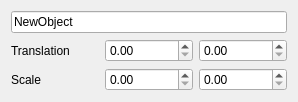
<?xml version="1.0" encoding="UTF-8"?>
<ui version="4.0">
 <class>Transform</class>
 <widget class="QWidget" name="Transform">
  <property name="geometry">
   <rect>
    <x>0</x>
    <y>0</y>
    <width>298</width>
    <height>100</height>
   </rect>
  </property>
  <property name="windowTitle">
   <string>Form</string>
  </property>
  <layout class="QGridLayout" name="gridLayout">
   <item row="1" column="1">
    <widget class="QDoubleSpinBox" name="translationX">
     <property name="maximum">
      <double>9999.000000000000000</double>
     </property>
    </widget>
   </item>
   <item row="1" column="2">
    <widget class="QDoubleSpinBox" name="translationY">
     <property name="maximum">
      <double>9999.000000000000000</double>
     </property>
    </widget>
   </item>
   <item row="2" column="0">
    <widget class="QLabel" name="Scalelabel">
     <property name="text">
      <string>Scale</string>
     </property>
    </widget>
   </item>
   <item row="2" column="1">
    <widget class="QDoubleSpinBox" name="scaleX">
     <property name="maximum">
      <double>9999.000000000000000</double>
     </property>
    </widget>
   </item>
   <item row="1" column="0">
    <widget class="QLabel" name="Translationlabel">
     <property name="text">
      <string>Translation</string>
     </property>
    </widget>
   </item>
   <item row="2" column="2">
    <widget class="QDoubleSpinBox" name="scaleY">
     <property name="maximum">
      <double>9999.000000000000000</double>
     </property>
    </widget>
   </item>
   <item row="0" column="0" colspan="3">
    <widget class="QLineEdit" name="nameInput">
     <property name="text">
      <string>NewObject</string>
     </property>
    </widget>
   </item>
  </layout>
 </widget>
 <resources/>
 <connections/>
</ui>
